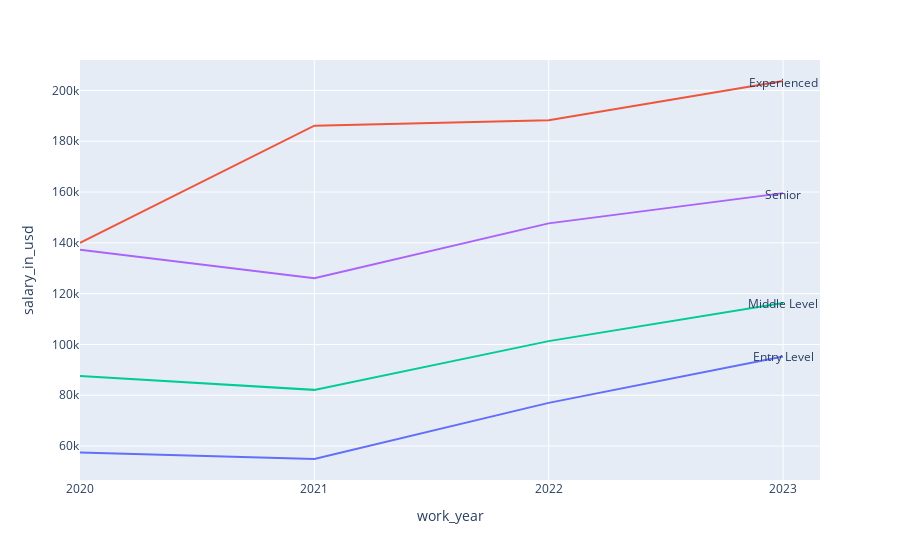

This figure's notebook cell:
### Code cell
year_mask = df.groupby(['work_year','experience_level'])
salaries_year = year_mask['salary_in_usd'].mean().reset_index()
fig = px.line(data_frame= salaries_year, x='work_year', y='salary_in_usd', color='experience_level')
fig.add_annotation(x=3, y=203000,
            text="Experienced",
            showarrow=False,
            arrowhead=1)
fig.add_annotation(x=3, y=159000,
            text="Senior",
            showarrow=False,
            arrowhead=1)
fig.add_annotation(x=3, y=116000,
            text="Middle Level",
            showarrow=False,
            arrowhead=1)
fig.add_annotation(x=3, y=95300,
            text="Entry Level",
            showarrow=False,
            arrowhead=1)
fig.update_layout(showlegend=False)
fig.show()

### Figure 1 — Plotly figure (JSON) as saved in the notebook; plotly's stock layout.template omitted (floating-point values rounded to 4 significant figures)
{"data": [{"hovertemplate": "experience_level=EN<br>work_year=%{x}<br>salary_in_usd=%{y}<extra></extra>", "legendgroup": "EN", "line": {"color": "#636efa", "dash": "solid"}, "marker": {"symbol": "circle"}, "mode": "lines", "name": "EN", "orientation": "v", "showlegend": true, "type": "scatter", "x": ["2020", "2021", "2022", "2023"], "xaxis": "x", "y": [57510.0, 54910.0, 77010.0, 95280.0], "yaxis": "y"}, {"hovertemplate": "experience_level=EX<br>work_year=%{x}<br>salary_in_usd=%{y}<extra></extra>", "legendgroup": "EX", "line": {"color": "#EF553B", "dash": "solid"}, "marker": {"symbol": "circle"}, "mode": "lines", "name": "EX", "orientation": "v", "showlegend": true, "type": "scatter", "x": ["2020", "2021", "2022", "2023"], "xaxis": "x", "y": [139900.0, 186128, 188300.0, 203700.0], "yaxis": "y"}, {"hovertemplate": "experience_level=MI<br>work_year=%{x}<br>salary_in_usd=%{y}<extra></extra>", "legendgroup": "MI", "line": {"color": "#00cc96", "dash": "solid"}, "marker": {"symbol": "circle"}, "mode": "lines", "name": "MI", "orientation": "v", "showlegend": true, "type": "scatter", "x": ["2020", "2021", "2022", "2023"], "xaxis": "x", "y": [87560.0, 82120.0, 101300.0, 116300.0], "yaxis": "y"}, {"hovertemplate": "experience_level=SE<br>work_year=%{x}<br>salary_in_usd=%{y}<extra></extra>", "legendgroup": "SE", "line": {"color": "#ab63fa", "dash": "solid"}, "marker": {"symbol": "circle"}, "mode": "lines", "name": "SE", "orientation": "v", "showlegend": true, "type": "scatter", "x": ["2020", "2021", "2022", "2023"], "xaxis": "x", "y": [137200.0, 126100.0, 147700.0, 159600.0], "yaxis": "y"}], "layout": {"annotations": [{"arrowhead": 1, "showarrow": false, "text": "Experienced", "x": 3, "y": 203000}, {"arrowhead": 1, "showarrow": false, "text": "Senior", "x": 3, "y": 159000}, {"arrowhead": 1, "showarrow": false, "text": "Middle Level", "x": 3, "y": 116000}, {"arrowhead": 1, "showarrow": false, "text": "Entry Level", "x": 3, "y": 95300}], "legend": {"title": {"text": "experience_level"}, "tracegroupgap": 0}, "margin": {"t": 60}, "showlegend": false, "xaxis": {"anchor": "y", "domain": [0, 1], "title": {"text": "work_year"}}, "yaxis": {"anchor": "x", "domain": [0, 1], "title": {"text": "salary_in_usd"}}}}
